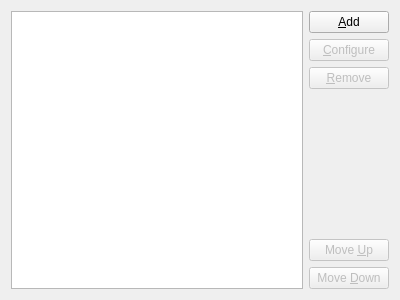
<?xml version="1.0" encoding="UTF-8"?>
<ui version="4.0">
 <class>RoutingSettingsWidget</class>
 <widget class="QWidget" name="RoutingSettingsWidget">
  <property name="geometry">
   <rect>
    <x>0</x>
    <y>0</y>
    <width>400</width>
    <height>300</height>
   </rect>
  </property>
  <layout class="QHBoxLayout" name="horizontalLayout">
   <item>
    <widget class="QListView" name="profilesList"/>
   </item>
   <item>
    <layout class="QVBoxLayout" name="verticalLayout">
     <item>
      <widget class="QPushButton" name="addButton">
       <property name="text">
        <string>&amp;Add</string>
       </property>
      </widget>
     </item>
     <item>
      <widget class="QPushButton" name="configureButton">
       <property name="enabled">
        <bool>false</bool>
       </property>
       <property name="text">
        <string>&amp;Configure</string>
       </property>
      </widget>
     </item>
     <item>
      <widget class="QPushButton" name="removeButton">
       <property name="enabled">
        <bool>false</bool>
       </property>
       <property name="text">
        <string>&amp;Remove</string>
       </property>
      </widget>
     </item>
     <item>
      <spacer name="verticalSpacer">
       <property name="orientation">
        <enum>Qt::Vertical</enum>
       </property>
       <property name="sizeHint" stdset="0">
        <size>
         <width>20</width>
         <height>118</height>
        </size>
       </property>
      </spacer>
     </item>
     <item>
      <widget class="QPushButton" name="moveUpButton">
       <property name="enabled">
        <bool>false</bool>
       </property>
       <property name="text">
        <string>Move &amp;Up</string>
       </property>
      </widget>
     </item>
     <item>
      <widget class="QPushButton" name="moveDownButton">
       <property name="enabled">
        <bool>false</bool>
       </property>
       <property name="text">
        <string>Move &amp;Down</string>
       </property>
      </widget>
     </item>
    </layout>
   </item>
  </layout>
 </widget>
 <resources/>
 <connections/>
</ui>
